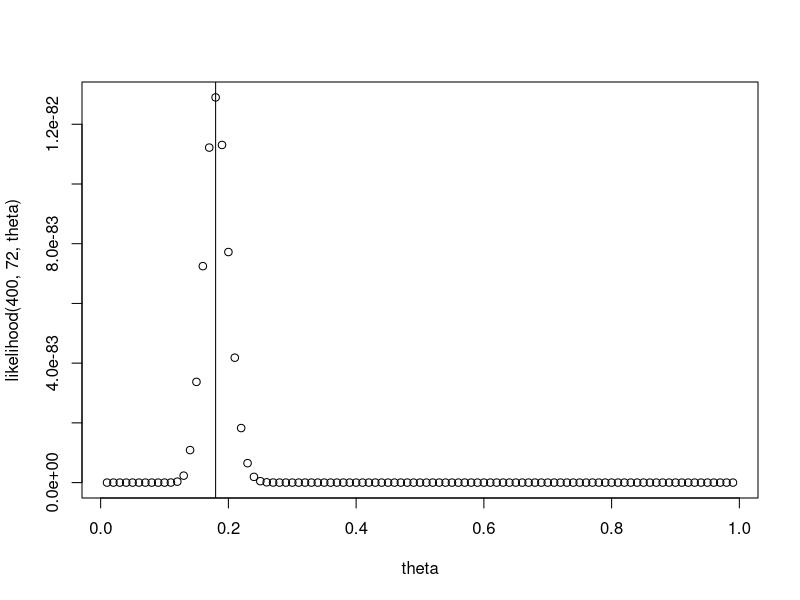
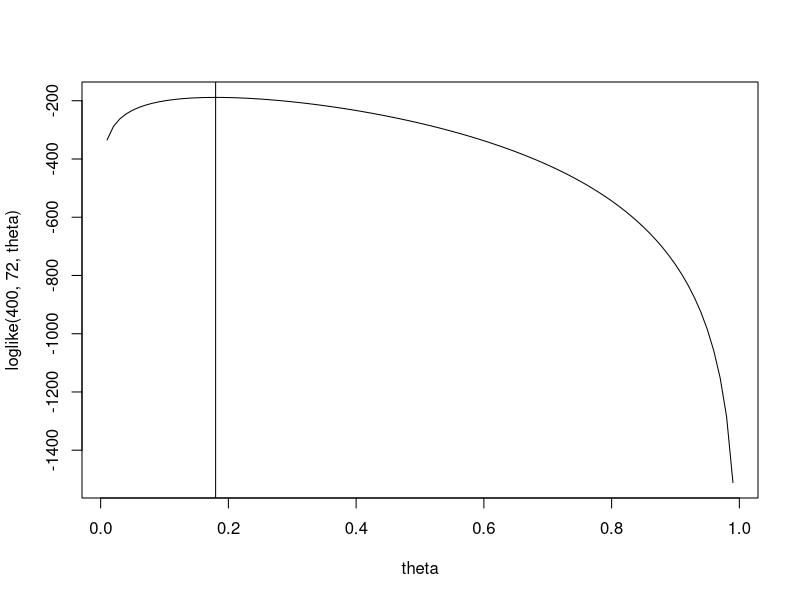

These figures' R source, in order:
## ---- chunk 1
#start by creating a function
likelihood = function(n,y,theta){
  return(theta^y*(1-theta)^(n-y))
}
## ---- chunk 2
#create sequence of values for theta
theta = seq(0.01,0.99,0.01)
## ---- chunk 3
plot(theta, likelihood(400, 72, theta))
abline(v = 0.18)
## ---- chunk 4
#create log-likelihood function
loglike = function(n, y, theta){
  return(y*log(theta)+(n-y)*log(1-theta))
}

#plot log likelihood
plot(theta, loglike(400,72,theta), type = 'l')
abline(v=0.18)
